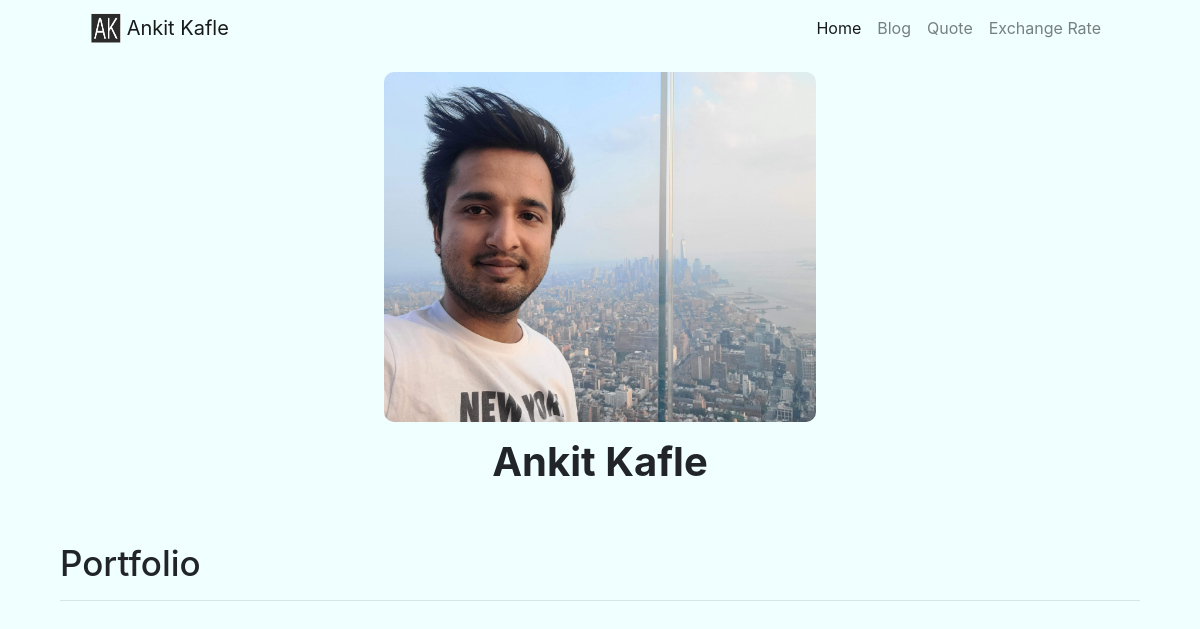
The app's page /, older data.
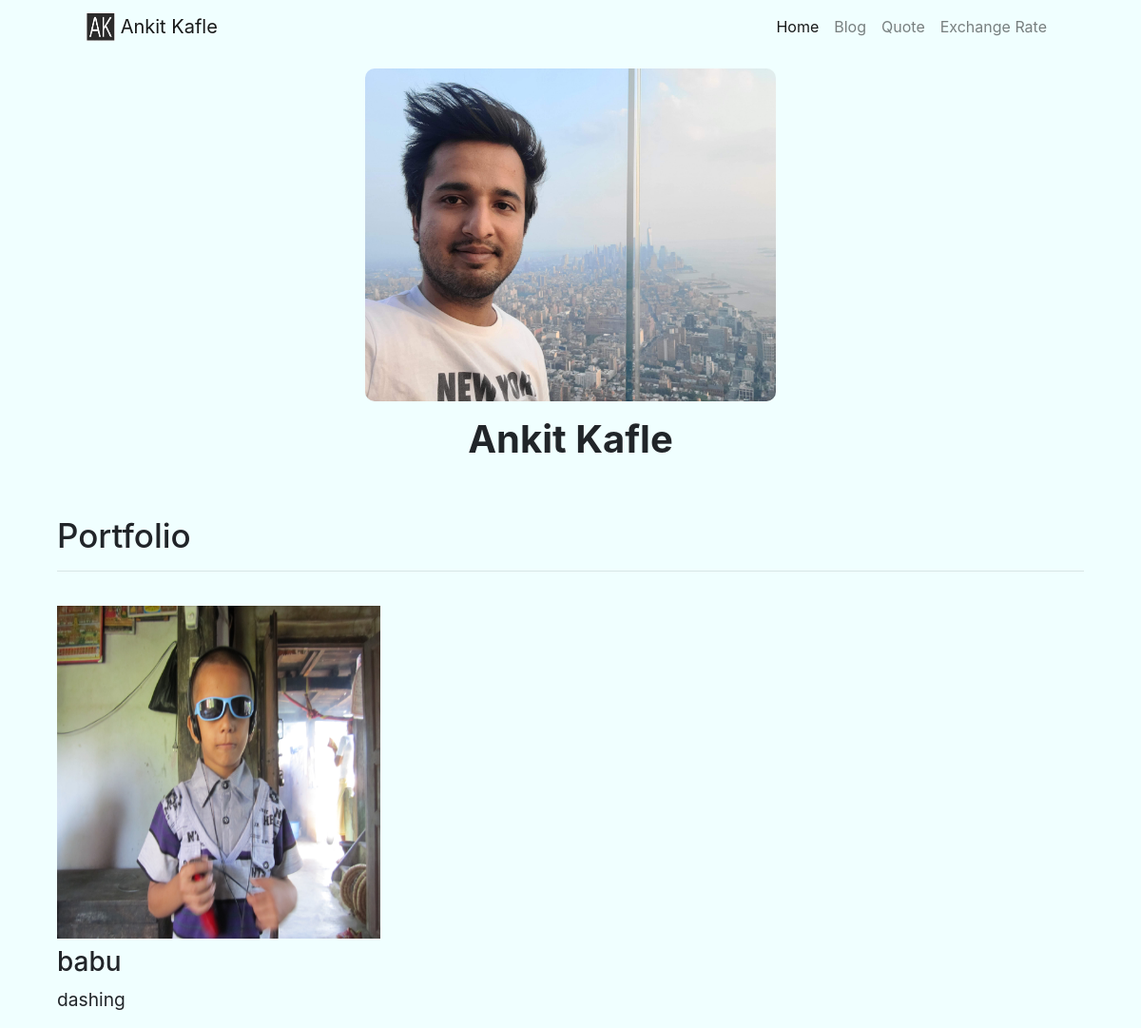
The same page, newer data.
### portfolio/models.py (models this page shows, shortened)
class Project(models.Model):
    title = models.CharField(max_length=100)
    description = models.CharField(max_length=200)
    image = models.ImageField(upload_to='portfolio/images/')
    url = models.URLField(blank=True)

### portfolio/views.py (the view)
# urls.py: path('', portfolioViews.home, name='home'),
def home(request):
    projects= Project.objects.all()
    return render(request, 'portfolio/home.html', {'projects': projects})

### portfolio/templates/portfolio/home.html
{% extends 'portfolio/base.html' %}
{% block content %}
{% load static %}
<div class="row justify-content-center my-3" >
    <div class="col-5">
        <img src="{% static 'portfolio/main.jpg' %}" width="600" height="300" class="img-fluid" id="proffileImage" >
    </div>
</div>
<div class="row justify-content-center mb-2">
    <div class="col-md-9 text-center">
      <h1 id="hometext" class="font-weight-bold">Ankit Kafle</h1>
    </div>
  </div>
  <h2 class="mt-5">Portfolio</h2>
  <hr>
  <div class="row" >
    {% for project in projects %}
    <div class="col-lg-4 col-md-6" id ="portfolioContainer" >
      {% if project.url %}
      <a href="{{ project.url }}">
        <img src="{{ project.image.url }}" class="img-fluid mb-2">
      </a>
      {% else %}
      <img src="{{ project.image.url }}" class="img-fluid mb-2">
      {% endif %}
      <h3>{{ project.title }}</h3>
      <p>{{ project.description }}</p>
    </div>
    {% endfor %}
  </div>
  {% endblock %}

Row changes from the older to the newer data that the page shows:
added Project: image (picture), title "babu", description "dashing"
